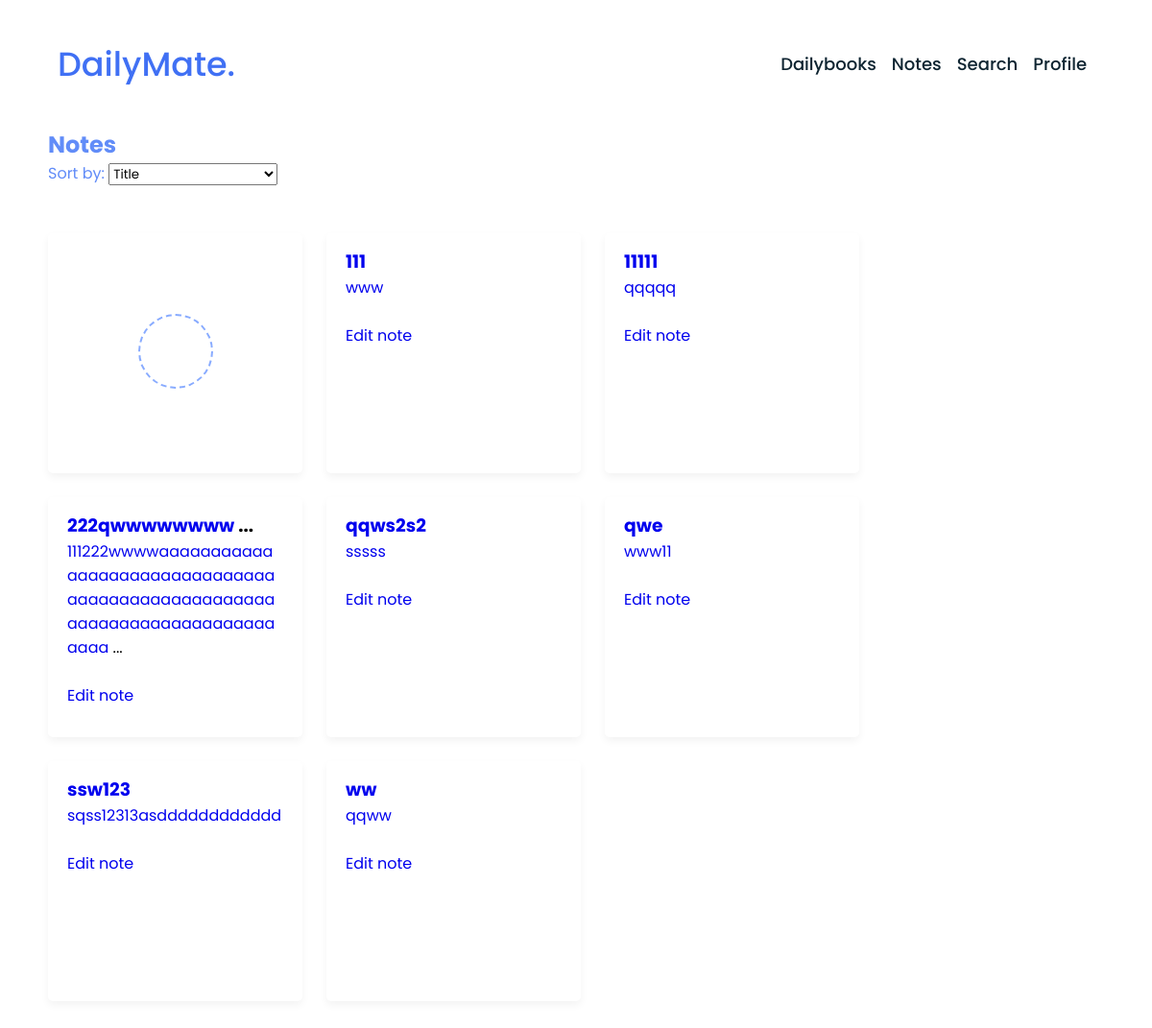
/www/notes/ (signed in), run on an earlier commit of the app's database.
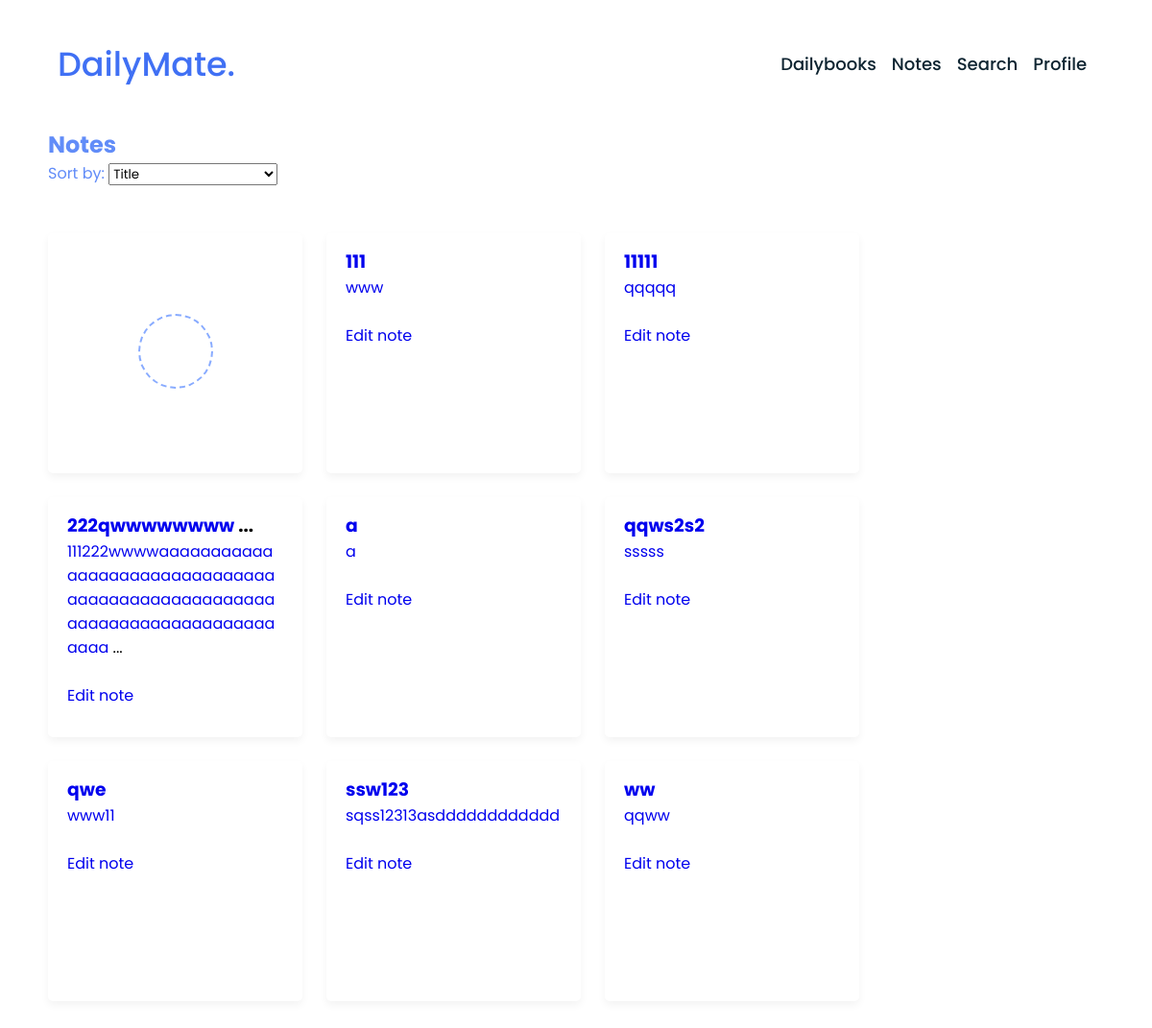
And on a later commit of the database.
### dailybook/models.py (models this page shows, shortened)
class Entry(models.Model):
    author = models.ForeignKey(User, on_delete=models.CASCADE)  # добавьте это поле
    title = models.CharField(max_length=100)
    content = models.TextField()

### dailybook/views.py (the view)
# urls.py: path('<str:username>/notes/', note_list, name='note_list'),
@login_required
def note_list(request, username):
    print(request.user.username, username)
    if request.user.username != username:
        return render(request, 'error/access_denied.html', status=403)
    else:
        try:
            user = User.objects.get(username=username)
        except User.DoesNotExist:
            raise Http404("User does not exist")
        sort_by = request.GET.get('sort_by')
        if sort_by == 'title':
            entries = Entry.objects.filter(author=user).order_by('title')
        else:
            entries = Entry.objects.filter(author=user).order_by('-title')
        return render(request, 'main/note_list.html', {'entries': entries})

### dailybook/templates/main/note_list.html (shortened to what this page needs)
{% extends 'base.html' %}
{% load static %}
{% block head %}
    <link rel="stylesheet" href="{% static 'css/note_list.css' %}">
    <link rel="stylesheet" href="https://unicons.iconscout.com/release/v4.0.0/css/line.css">
{% endblock %}
{% block content %}
    <h2 style="color: #618cf8; margin-left: 50px;">Notes</h2>
    <form id="sortForm" method="get">
        <label for="sort_by" style="color: #618cf8; margin-left: 50px;">Sort by:</label>
        <select name="sort_by" id="sort_by">
            <option value="title">Title</option>
        </select>
    </form>
    <div class="wrapper">
        <li class="add-box">
            <a href="{% url 'entry_create' username=request.user.username %}" class="add-link">
                <div class="icon"></div>
            </a>
        </li>
        {% for entry in entries reversed %}
            <li>
                <h3><a href="{% url 'entry_detail' username=entry.author.username pk=entry.pk %}">{{ entry.title|slice:":12" }}</a>
                    {% if entry.title|length > 12 %}
                        ...
                    {% endif %}
                </h3>
                <a href="{% url 'entry_detail' username=entry.author.username pk=entry.pk %}">{{ entry.content|slice:":85" }}</a>
                {% if entry.content|length > 85 %}
                    ...
                {% endif %}
                <br>
                <div class="edit">
                    <a href="{% url 'entry_edit' username=entry.author.username pk=entry.pk  %}">Edit note</a>
                </div>
            </li>
        {% endfor %}
    </div>
{% endblock %}

What changed in the data, as far as the page shows it:
added Entry: title "a", content "a"
